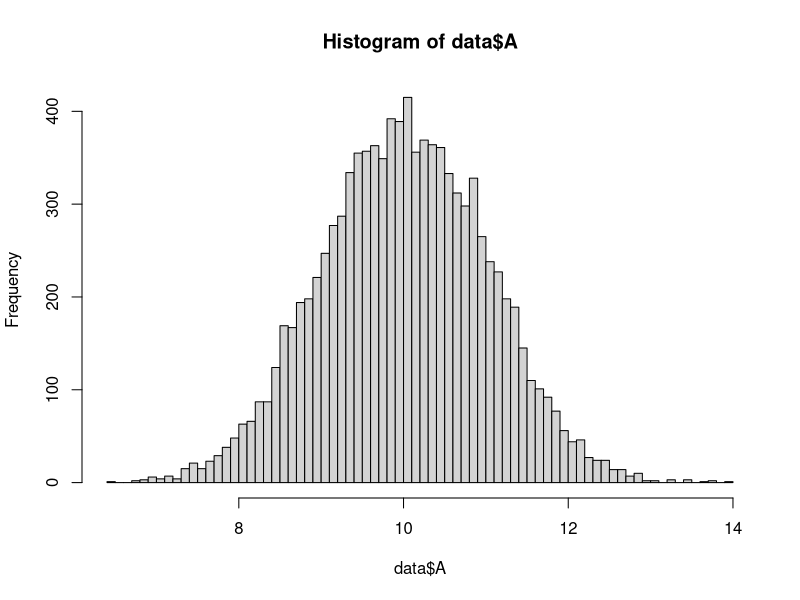
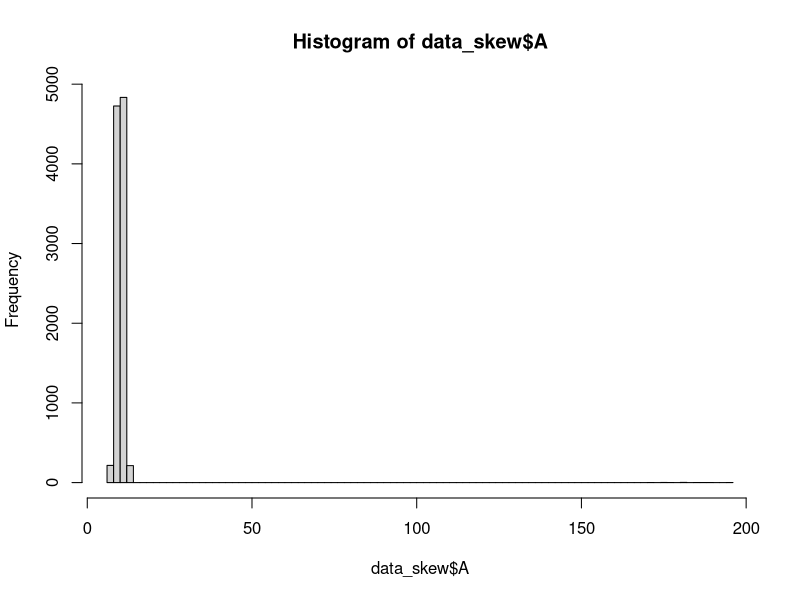

Source code (R) for these figures, in order:
library(MASS)

logistic <- function(x) exp(x)/(1 + exp(x))

# data
N = 10000
data <- as.data.frame(mvrnorm(mu = c(10,10), 
                              Sigma=matrix(data = c(1,0.5,0.5,1), byrow=TRUE, nrow=2),
                              n = N))
colnames(data) <- c('A','B')
hist(data$A, breaks=100)

skew_data <- (3*(mean(data$A) - median(data$A))) / sd(data$A)

mean(data$A)
sd(data$A)

data_std <- data
data_std$A <- (data_std$A - mean(data_std$A))/sd(data_std$A)

mean(data_std$A)
sd(data_std$A)

skew_data_std <- (3*(mean(data_std$A) - median(data_std$A))) / sd(data_std$A)

# create skew

data_skew <- data
idx <- which(data_skew$A > (mean(data_skew$A) + 3*sd(data_skew$A)))
data_skew[idx, 'A'] <- data_skew[idx, 'A']^2

hist(data_skew$A, breaks=100)
skew_data_skew <- (3*(mean(data_skew$A) - median(data_skew$A))) / sd(data_skew$A)

mean(data_skew$A)
sd(data_skew$A)

data_skew_std <- data_skew
data_skew_std$A <- (data_skew_std$A - mean(data_skew_std$A))/sd(data_skew_std$A)

mean(data_skew_std$A)
sd(data_skew_std$A)

skew_data_skew_std <- (3*(mean(data_skew_std$A) - median(data_skew_std$A))) / sd(data_skew_std$A)

